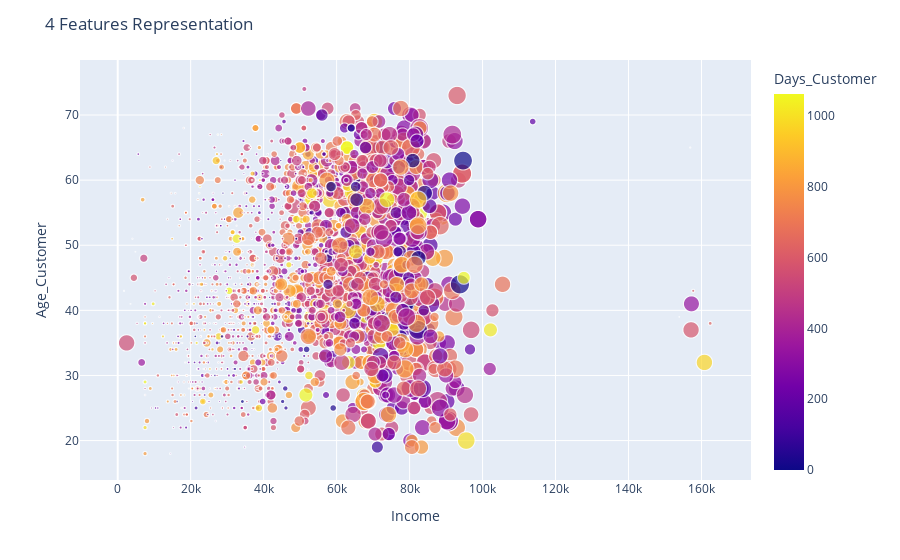

Write notebook code for a chart like this one.
### Code cell
fig1 = px.scatter(df, x="Income", y="Age_Customer", color="Days_Customer",
                 size="Total_Spent")
fig1.update_layout(title="4 Features Representation")
fig1.show()

### Figure 1 — Plotly figure (JSON) as saved in the notebook; plotly's stock layout.template omitted (floating-point values rounded to 4 significant figures; data arrays with more than 128 entries replaced by an {"elided": "..."} marker saying what was removed)
{"data": [{"hovertemplate": "Income=%{x}<br>Age_Customer=%{y}<br>Total_Spent=%{marker.size}<br>Days_Customer=%{marker.color}<extra></extra>", "legendgroup": "", "marker": {"color": {"elided": "2229 int values"}, "coloraxis": "coloraxis", "size": {"elided": "2229 int values"}, "sizemode": "area", "sizeref": 6.312, "symbol": "circle"}, "mode": "markers", "name": "", "showlegend": false, "type": "scattergl", "x": {"elided": "2229 float values"}, "xaxis": "x", "y": {"elided": "2229 int values"}, "yaxis": "y"}], "layout": {"coloraxis": {"colorbar": {"title": {"text": "Days_Customer"}}, "colorscale": [[0, "#0d0887"], [0.1111, "#46039f"], [0.2222, "#7201a8"], [0.3333, "#9c179e"], [0.4444, "#bd3786"], [0.5556, "#d8576b"], [0.6667, "#ed7953"], [0.7778, "#fb9f3a"], [0.8889, "#fdca26"], [1, "#f0f921"]]}, "legend": {"itemsizing": "constant", "tracegroupgap": 0}, "margin": {"t": 60}, "title": {"text": "4 Features Representation"}, "xaxis": {"anchor": "y", "domain": [0, 1], "title": {"text": "Income"}}, "yaxis": {"anchor": "x", "domain": [0, 1], "title": {"text": "Age_Customer"}}}}
